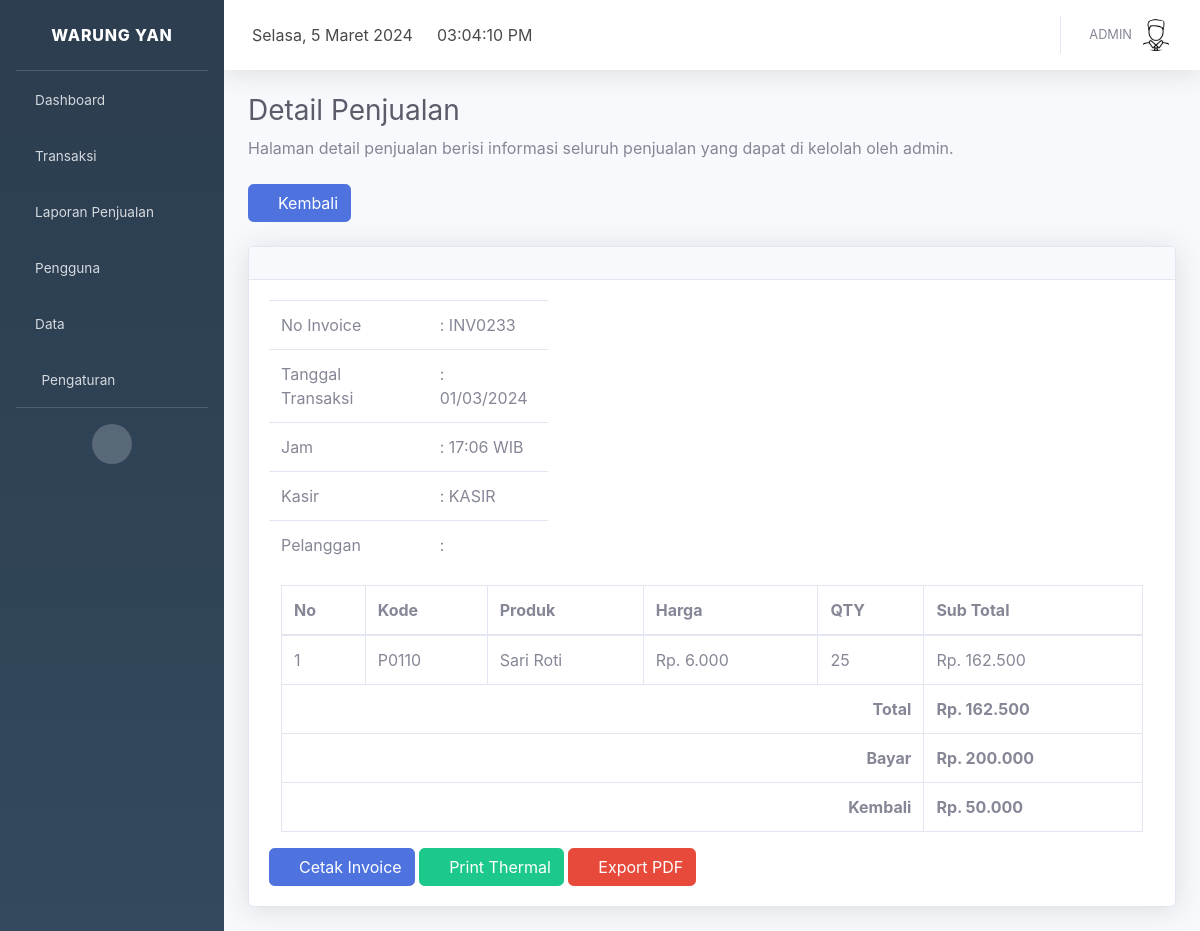
/index.php?page=detail_penjualan&id_penjualan=233 (signed in), run on the app's committed database.
### tables this page shows
CREATE TABLE `profil_aplikasi` (
  `id` int(11) NOT NULL,
  `nama_aplikasi` varchar(30) NOT NULL,
  `alamat` varchar(100) NOT NULL,
  `no_telp` char(14) NOT NULL,
  `logo` varchar(100) NOT NULL
);

CREATE TABLE `pengguna` (
  `id_pengguna` int(11) NOT NULL,
  `kode_pengguna` char(9) NOT NULL,
  `nama_pengguna` varchar(50) NOT NULL,
  `email` varchar(35) NOT NULL,
  `no_telp` char(14) NOT NULL,
  `foto` varchar(100) NOT NULL,
  `username` varchar(50) NOT NULL,
  `password` varchar(500) NOT NULL,
  `level` varchar(10) NOT NULL,
  `status` int(11) NOT NULL
);

CREATE TABLE `penjualan` (
  `id_penjualan` int(11) NOT NULL,
  `no_invoice` char(10) NOT NULL,
  `tanggal` timestamp NOT NULL DEFAULT current_timestamp() ON UPDATE current_timestamp(),
  `id_kasir` int(11) NOT NULL,
  `kode_pelanggan` char(9) NOT NULL,
  `total_bayar` mediumint(9) NOT NULL,
  `bayar` mediumint(9) NOT NULL,
  `kembali` mediumint(9) NOT NULL
);

CREATE TABLE `detail_penjualan` (
  `id_detail_penjualan` int(11) NOT NULL,
  `no_invoice` char(9) NOT NULL,
  `kode_produk` char(9) NOT NULL,
  `harga` mediumint(9) NOT NULL,
  `qty` int(11) NOT NULL
);

CREATE TABLE `produk` (
  `id_produk` int(11) NOT NULL,
  `kode_produk` char(9) NOT NULL,
  `nama_produk` varchar(50) NOT NULL,
  `satuan` varchar(10) NOT NULL,
  `kategori_produk` int(11) NOT NULL,
  `stok_produk` int(11) NOT NULL,
  `supplier` int(11) NOT NULL,
  `harga_beli` int(11) NOT NULL,
  `harga_jual` int(11) NOT NULL,
  `keterangan_produk` text NOT NULL,
  `tanggal_produk` date NOT NULL,
  `gambar_produk` varchar(500) NOT NULL
);

### page/penjualan/detail-penjualan.php (the view, shortened to what this page needs)
<?php
include 'config/database.php';
if (isset($_GET['id_penjualan'])) {
    $id_penjualan = $_GET['id_penjualan'];
    $query = mysqli_query($kon, "SELECT * from penjualan left join pelanggan on penjualan.kode_pelanggan=pelanggan.kode_pelanggan left join pengguna on pengguna.id_pengguna=penjualan.id_kasir where id_penjualan='$id_penjualan'");
} else if (isset($_GET['no_invoice'])) {
    $no_invoice = $_GET['no_invoice'];
    $query = mysqli_query($kon, "SELECT * from penjualan left join pelanggan on penjualan.kode_pelanggan=pelanggan.kode_pelanggan left join pengguna on pengguna.id_pengguna=penjualan.id_kasir where no_invoice='$no_invoice'");
}
$data = mysqli_fetch_array($query);
$no_invoice = $data['no_invoice'];
?>
<div class="container-fluid">
    <h1 class="h3 mb-2 text-gray-800">Detail Penjualan</h1>
    <p class="mb-4">Halaman detail penjualan berisi informasi seluruh penjualan yang dapat di kelolah oleh admin.</p>
    <a href="index.php?page=data_penjualan"><button class="btn btn-primary"><i class="fa fa-angle-left"></i> Kembali</button></a>
    <br /><br />
    <div class="card shadow mb-4">
        <div class="card-header py-3">
        </div>
        <div class="card-body">
            <div class="row">
                <div class="col-sm-4">
                    <div class="form-group">
                        <table class="table">
                            <tbody>
                                <tr>
                                    <td>No Invoice</td>
                                    <td>: <?php echo $data['no_invoice']; ?></td>
                                </tr>
                                <tr>
                                    <td>Tanggal Transaksi</td>
                                    <td>: <?php echo date('d/m/Y', strtotime($data["tanggal"])); ?></td>
                                </tr>
                                <tr>
                                    <td>Jam</td>
                                    <td>: <?php echo date('H:i', strtotime($data["tanggal"])); ?> WIB</td>
                                </tr>
                                <tr>
                                    <td>Kasir</td>
                                    <td>: <?php echo $data['nama_pengguna']; ?></td>
                                </tr>
                                <tr>
                                    <td>Pelanggan</td>
                                    <td>: <?php echo $data['nama_pelanggan']; ?></td>
                                </tr>
                            </tbody>
                        </table>
                    </div>
                </div>
                <div class="col-sm-8">
                </div>
            </div>
            <div>
                <div class="col-sm-12">
                    <table class="table table-bordered">
                        <thead>
                            <tr>
                                <th>No</th>
                                <th>Kode</th>
                                <th>Produk</th>
                                <th>Harga</th>
                                <th>QTY</th>
                                <th>Sub Total</th>
                            </tr>
                        </thead>
                        <tbody>
                            <?php
                            $sql1 = "select * from detail_penjualan inner join produk on produk.kode_produk=detail_penjualan.kode_produk INNER JOIN penjualan on penjualan.no_invoice=detail_penjualan.no_invoice where detail_penjualan.no_invoice='$no_invoice'";
                            $result = mysqli_query($kon, $sql1);
                            $no = 0;
                            $total = 0;
                            $bayar = 0;
                            $kembali = 0;
                            while ($ambil = mysqli_fetch_array($result)) :
                                $no++;
                                $tot = $ambil['harga_jual'] * $ambil['qty'];
                                $total += $tot;
                                $bayar = $ambil['bayar'];
                                $kembali = $ambil['kembali'];
                            ?>
                                <tr>
                                    <td><?php echo $no; ?></td>
                                    <td><?php echo $ambil['kode_produk']; ?></td>
                                    <td><?php echo $ambil['nama_produk']; ?></td>
                                    <td>Rp. <?php echo number_format($ambil['harga'], 0, ',', '.'); ?></td>
                                    <td><?php echo $ambil['qty']; ?></td>
                                    <td>Rp. <?php echo number_format($tot, 0, ',', '.'); ?></td>
                                </tr>
                            <?php endwhile; ?>
                            <tr>
                                <td colspan="5" style="text-align:right"><strong>Total</strong></td>
                                <td><strong>Rp. <?php echo number_format($total, 0, ',', '.');  ?></strong></td>
                            </tr>
                            <tr>
                                <td colspan="5" style="text-align:right"><strong>Bayar</strong></td>
                                <td><strong>Rp. <?php echo number_format($bayar, 0, ',', '.');  ?></strong></td>
                            </tr>
                            <tr>
                                <td colspan="5" style="text-align:right"><strong>Kembali</strong></td>
                                <td><strong>Rp. <?php echo number_format($kembali, 0, ',', '.');  ?></strong></td>
                            </tr>
                        </tbody>
                    </table>
                </div>
                <a href="page/penjualan/cetak/cetak-detail-penjualan.php?no_invoice=<?php echo $data['no_invoice']; ?>" target='blank' class="btn btn-primary btn-icon-split"><span class="text"><i class="fas fa-print"></i> Cetak Invoice</span></a>
                <a href="page/penjualan/cetak/cetak-detail-penjualan-thermal.php?no_invoice=<?php echo $data['no_invoice']; ?>" target='blank' class="btn btn-success btn-icon-split"><span class="text"><i class="fas fa-print"></i> Print Thermal</span></a>
                <a href="page/penjualan/cetak/cetak-detail-penjualan-pdf.php?no_invoice=<?php echo $data['no_invoice']; ?>" target='blank' class="btn btn-danger btn-icon-pdf"><span class="text"><i class="fas fa-file-pdf"></i> Export PDF</span></a>
            </div>
        </div>
    </div>
</div>

### index.php (shortened to what this page needs)
<?php
include 'config/database.php';
$hasil = mysqli_query($kon, "select * from profil_aplikasi order by nama_aplikasi desc limit 1");
$data = mysqli_fetch_array($hasil);
?>
<!DOCTYPE html>
<html lang="en">
<head>
  <link href="assets/vendor/fontawesome-free/css/all.min.css" rel="stylesheet" type="text/css">
  <link href="assets/font/font.css" rel="stylesheet">
  <link href="assets/css/sb-admin-2.min.css" rel="stylesheet">
  <link href="assets/vendor/datatables/dataTables.bootstrap4.min.css" rel="stylesheet">
  <link rel="stylesheet" href="assets/plugin/datepicker/css/datepicker.css">
</head>
<body>
  <div id="wrapper">
    <ul class="navbar-nav sidebar sidebar-dark accordion" id="accordionSidebar" style="background-image: linear-gradient(180deg, #2c3e50 10%, #34495e 100%);">
      <a class="sidebar-brand d-flex align-items-center justify-content-center" href="index.php?page=dashboard">
        <div class="sidebar-brand-text mx-3"><?php echo $data['nama_aplikasi']; ?></div>
      </a>
      <hr class="sidebar-divider my-0">
      <li class="nav-item">
        <a class="nav-link" href="index.php?page=dashboard">
          <i class="fas fa-home"></i>
          <span>Dashboard</span></a>
      </li>
      <li class="nav-item">
        <a class="nav-link collapsed" href="#" data-toggle="collapse" data-target="#transaksi" aria-expanded="true" aria-controls="collapseTwo">
          <i class="fas fa-shopping-cart"></i>
          <span>Transaksi</span>
        </a>
      </li>
      <?php if ($_SESSION["level"] == "Admin" || $_SESSION["level"] == "Manajer") : ?>
        <li class="nav-item">
          <a class="nav-link collapsed" href="#" data-toggle="collapse" data-target="#laporan" aria-expanded="true" aria-controls="collapseTwo">
            <i class="fas fa-book"></i>
            <span>Laporan Penjualan</span>
          </a>
        </li>
      <?php endif; ?>
      <?php if ($_SESSION["level"] == "Admin") : ?>
        <li class="nav-item">
          <a class="nav-link collapsed" href="#" data-toggle="collapse" data-target="#pengguna" aria-expanded="true" aria-controls="collapseTwo">
            <i class="fas fa-users"></i>
            <span>Pengguna</span>
          </a>
        </li>
        <li class="nav-item">
          <a class="nav-link collapsed" href="#" data-toggle="collapse" data-target="#master_data" aria-expanded="true" aria-controls="collapseTwo">
            <i class="fas fa-database"></i>
            <span>Data</span>
          </a>
        </li>
      <?php endif; ?>
      <?php if ($_SESSION["level"] == "Admin") : ?>
<li class="nav-item">
          <a class="nav-link collapsed" href="#" data-toggle="collapse" data-target="#pengaturan" aria-expanded="true" aria-controls="collapseTwo">
            <i class="fas fa-fw fa-cog"></i>
            <span>Pengaturan</span>
          </a>
        </li>
      <?php endif; ?>
      <hr class="sidebar-divider d-none d-md-block">
      <div class="text-center d-none d-md-inline">
        <button class="rounded-circle border-0" id="sidebarToggle"></button>
      </div>
    </ul>
    <div id="content-wrapper" class="d-flex flex-column">
      <div id="content">
        <nav class="navbar navbar-expand navbar-light bg-white topbar mb-4 static-top shadow">
          <div class="top-navbar d-none d-xl-block">
            <ul class="navbar-nav align-items-center">
              <li class="nav-item">
                <a class="nav-link">
                  <div id="date">
                  </div>
                </a>
              </li>
            </ul>
          </div>
          <div class="top-navbar d-none d-xl-block">
            <ul class="navbar-nav align-items-center">
              <li class="nav-item">
                <a class="nav-link">
                  <div id="clock">
                  </div>
                </a>
              </li>
            </ul>
          </div>
          <ul class="navbar-nav ml-auto">
            <?php
            include 'config/database.php';
            $id_pengguna = $_SESSION["id_pengguna"];
            $hasil = mysqli_query($kon, "select nama_pengguna,foto from pengguna where id_pengguna=$id_pengguna");
            $row = mysqli_fetch_array($hasil);
            ?>
            <li class="nav-item dropdown no-arrow">
              <a class="nav-link dropdown-toggle" href="#" id="userDropdown" role="button" data-toggle="dropdown" aria-haspopup="true" aria-expanded="false">
                <span class="mr-2 d-none d-lg-inline text-gray-600 small"><?php echo $row["nama_pengguna"]; ?></span>
                <img class="img-profile rounded-circle" src="page/pengguna/foto/<?php echo $row["foto"]; ?>">
              </a>
            </li>
          </ul>
        </nav>
        <?php
        if (isset($_GET['page'])) {
          $page = $_GET['page'];
          switch ($page) {
            case 'detail_penjualan':
              include "page/penjualan/detail-penjualan.php";
              break;
          }
        }
        ?>
      </div>
    </div>
  </div>
  <link href="assets/plugin/select2/select2.min.css" rel="stylesheet" />
</body>
</html>

### data on the page
profil_aplikasi: nama_aplikasi "WARUNG YAN"
pengguna: nama_pengguna "ADMIN", foto (picture)
penjualan: no_invoice "INV0233", tanggal "01/03/2024", tanggal "17:06", pengguna.nama_pengguna "KASIR"
detail_penjualan: produk.kode_produk "P0110", produk.nama_produk "Sari Roti", harga "6.000", qty "25", qty.harga_jual "162.500", penjualan.bayar "200.000", penjualan.kembali "50.000"

### other printed values
$total "162.500"
